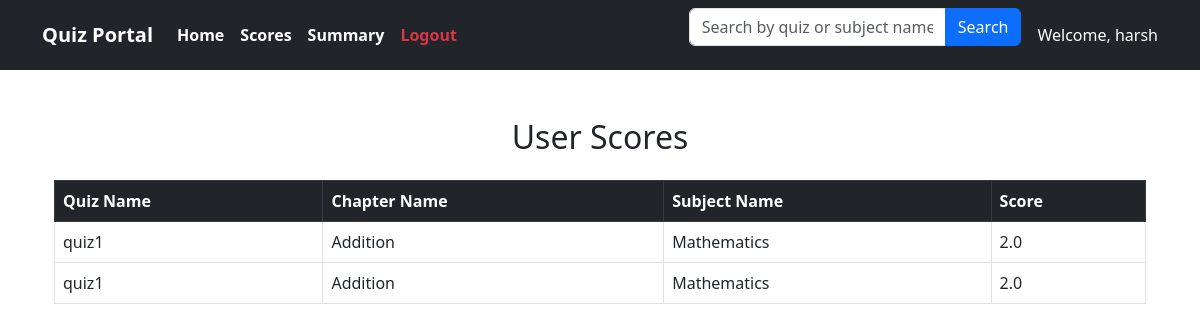
Page /user/scores (signed in) on the earlier database version.
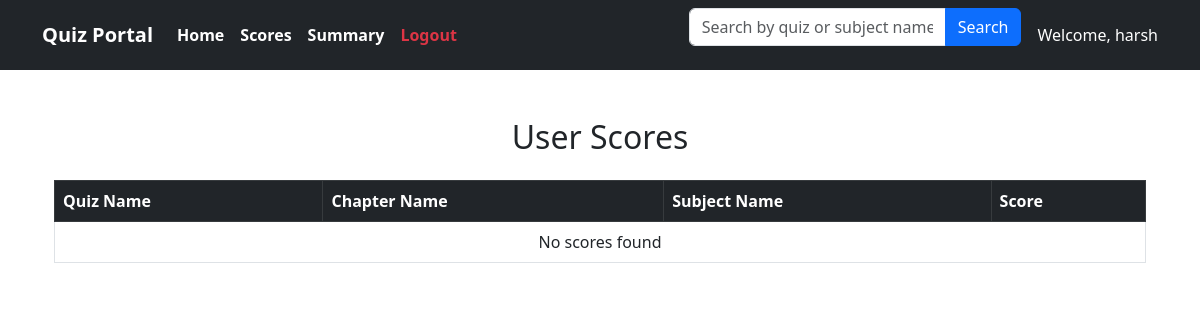
Same page on the later database version.
### backend/models.py (models this page shows)
class Score(db.Model):
    __tablename__ = 'score'
    id = db.Column(db.Integer, primary_key=True)
    user_id = db.Column(db.Integer, db.ForeignKey('users.id', ondelete='CASCADE'), nullable=False)
    quiz_id = db.Column(db.Integer, db.ForeignKey('quiz.id', ondelete='CASCADE'), nullable=False)
    score = db.Column(db.Float, nullable=False)  # Percentage or total score

class Quiz(db.Model):
    __tablename__ = 'quiz'
    id = db.Column(db.Integer, primary_key=True)
    chapter_id = db.Column(db.Integer, db.ForeignKey('chapter.id', ondelete='CASCADE'), nullable=False)
    quiz_name = db.Column(db.String, nullable=False)
    date_of_quiz = db.Column(db.DateTime, nullable=False)
    time_duration = db.Column(db.Time, nullable=False)
    questions = db.relationship('Question', backref='quiz',lazy=True, cascade='all, delete-orphan')
    scores = db.relationship('Score', backref='quiz',lazy=True, cascade='all, delete-orphan')

class Chapter(db.Model):
    __tablename__ = 'chapter'
    id = db.Column(db.Integer, primary_key=True)
    name = db.Column(db.String, nullable=False)
    description = db.Column(db.String, nullable=False)
    subject_id = db.Column(db.Integer, db.ForeignKey('subjects.id', ondelete='CASCADE'), nullable=False)
    quizzes = db.relationship('Quiz', backref='chapter',lazy=True, cascade='all, delete-orphan')

class Subject(db.Model):
    __tablename__ = 'subjects'
    id = db.Column(db.Integer, primary_key=True)
    name = db.Column(db.String(100), nullable=False)
    description = db.Column(db.String(255), nullable=True)
    chapters = db.relationship('Chapter', backref='subject', cascade="all, delete", lazy=True)

### app.py (the view)
@app.route('/user/scores', methods=['GET'])
def user_scores():
    user_id = session.get('user_id')  # Get the logged-in user's ID from session
    scores_query = db.session.query(
        Score.score,
        Quiz.quiz_name,
        Chapter.name.label('chapter'),
        Subject.name.label('subject')
    ).join(Quiz, Score.quiz_id == Quiz.id) \
     .join(Chapter, Quiz.chapter_id == Chapter.id) \
     .join(Subject, Chapter.subject_id == Subject.id) \
     .filter(Score.user_id == user_id)  # Only get scores for the current user
    scores = scores_query.all()  # Execute the query
    return render_template('user_scores.html', scores=scores)

### templates/user_scores.html (shortened to what this page needs)
{% extends "usernavbar.html" %}
{% block content %}
<div class="container mt-5">
    <h2 class="mb-4 text-center">User Scores</h2>
    <table class="table table-bordered">
        <thead class="table-dark">
            <tr>
                <th>Quiz Name</th>
                <th>Chapter Name</th>
                <th>Subject Name</th>
                <th>Score</th>
            </tr>
        </thead>
        <tbody>
            {% for score in scores %}
                <tr>
                    <td>{{ score.quiz_name }}</td>
                    <td>{{ score.chapter }}</td>
                    <td>{{ score.subject }}</td>
                    <td>{{ score.score }}</td>
                </tr>
            {% else %}
                <tr>
                    <td colspan="4" class="text-center">No scores found</td>
                </tr>
            {% endfor %}
        </tbody>
    </table>
</div>
</body>
</html>
{% endblock %}

### templates/usernavbar.html (shortened to what this page needs)
<!DOCTYPE html>
<html lang="en">
<head>
    <link rel="stylesheet" href="https://cdn.jsdelivr.net/npm/bootstrap@5.3.0/dist/css/bootstrap.min.css">
</head>
<body>
    <nav class="navbar navbar-expand-lg navbar-light bg-dark">
        <div class="container">
            <a class="navbar-brand fw-bold text-white" href="#">Quiz Portal</a>
            <div class="collapse navbar-collapse" id="navbarNav">
                <ul class="navbar-nav me-auto">
                    <li class="nav-item"><a class="nav-link fw-bold text-white" href="{{ url_for('all_quizzes')}}">Home</a></li>
                    <li class="nav-item"><a class="nav-link fw-bold text-white" href="{{ url_for('user_scores')}}">Scores</a></li>
                    <li class="nav-item"><a class="nav-link fw-bold text-white" href="{{ url_for('quizzes_charts')}}">Summary</a></li>
                    <li class="nav-item"><a class="nav-link fw-bold text-danger" href="{{ url_for('logout') }}">Logout</a></li>
                </ul>
                <form action="{{ url_for('search_quizzes') }}" method="GET" class="mb-3">
                    <div class="input-group">
                        <input type="text" name="q" class="form-control" placeholder="Search by quiz or subject name...">
                        <button class="btn btn-primary" type="submit">Search</button>
                    </div>
                </form>
                <span class="navbar-text text-white ms-3">
                     Welcome, {{ session['full_name'] }}
                </span>
            </div>
        </div>
    </nav>
    <div class="container my-5">
        {% block content %}{% endblock %}
</body>
</html>

Differences in the rows shown:
removed Score: quiz_name "quiz1", chapter "Addition", subject "Mathematics", score "2.0"
removed Score: quiz_name "quiz1", chapter "Addition", subject "Mathematics", score "2.0"
Other differences:
text now shown: "No scores found"
